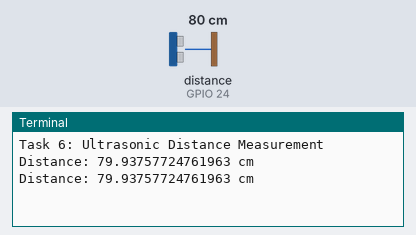
This program was run on a simulated Raspberry Pi (BCM pin numbers). Parts: the last lines printed to the terminal. The inputs (shaded band) are chosen by the test bench; at power-on: distance to the obstacle (sensor on GPIO 24) 80 cm. The echo pulse lasts 58.3 µs per cm; the clock reads 2024-03-15 10:24:30 at power-on unless the program sets it.

Above: at 1.7 s.
1.8 s: distance to the obstacle (sensor on GPIO 24) set to 2 cm
At 3.1 s:
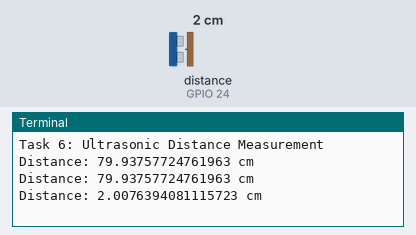
3.3 s: distance to the obstacle (sensor on GPIO 24) set to 4 cm
At 4.3 s:
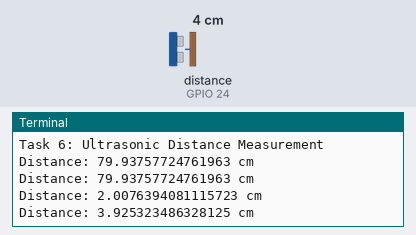
Timing chart, 0 to 6.3 s (numbered marks = the images above; inputs shaded):
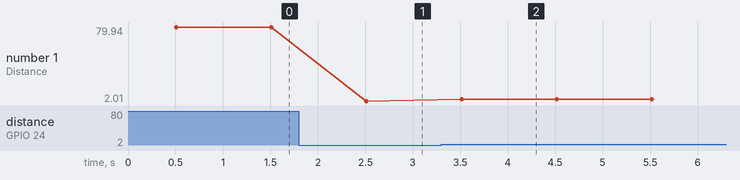

Measured:
- after the input at 1.8 s, the terminal: prints a new line after 0.71 s (image 1)
- after the input at 3.3 s, the terminal: prints a new line after 0.21 s (image 2)
- plotted number 1: 79.94 → 2.01 after the input at 1.8 s, 2.01 → 3.93 after the input at 3.3 s

The program:

Code.py
```python
import RPi.GPIO as GPIO
import time

TRIG_PIN = 23
ECHO_PIN = 24
SPEED_OF_SOUND_CM_PPER_S = 34300 # ~ 343 m/s

GPIO.setmode(GPIO.BCM)
GPIO.setwarnings(False)
GPIO.setup(TRIG_PIN, GPIO.OUT)
GPIO.setup(ECHO_PIN, GPIO.IN)

GPIO.output(TRIG_PIN, GPIO.LOW) # Ensure Trig starts low
time.sleep(0.5)                 # Wait for sensor to settle

def measure_distance_cm():
    """Send a 10 micorsecond trigger pulse and time the echo return"""
    GPIO.output(TRIG_PIN, GPIO.HIGH)
    time.sleep(0.00001) # 10 microseconds
    GPIO.output(TRIG_PIN, GPIO.LOW)

    # Wait for echo to go high and record the start time
    pulse_start = time.time()
    timeout = pulse_start + 0.1 # 100 ms timeout
    while GPIO.input(ECHO_PIN) == 0:
        pulse_start = time.time()
        if pulse_start > timeout:
            return None # Timeout waiting for echo

    # Wait for echo to go low and record the end time
    pulse_end = time.time()
    timeout = pulse_end + 0.1 # 100 ms timeout
    while GPIO.input(ECHO_PIN) == 1:
        pulse_end = time.time()
        if pulse_end > timeout:
            return None # Echo never returned

    pulse_duration = pulse_end - pulse_start
    distance_cm = (pulse_duration * SPEED_OF_SOUND_CM_PPER_S) / 2
    return distance_cm

print('Task 6: Ultrasonic Distance Measurement')

try:
    while True:
        distance = measure_distance_cm()
        if distance is not None:
            print(f'Distance: {distance} cm')
        else:
            print('Measurement failed - check wiring')
        time.sleep(1) # Wait before next measurement
except KeyboardInterrupt:
    print('Exiting...')
finally:
    GPIO.cleanup()
```
